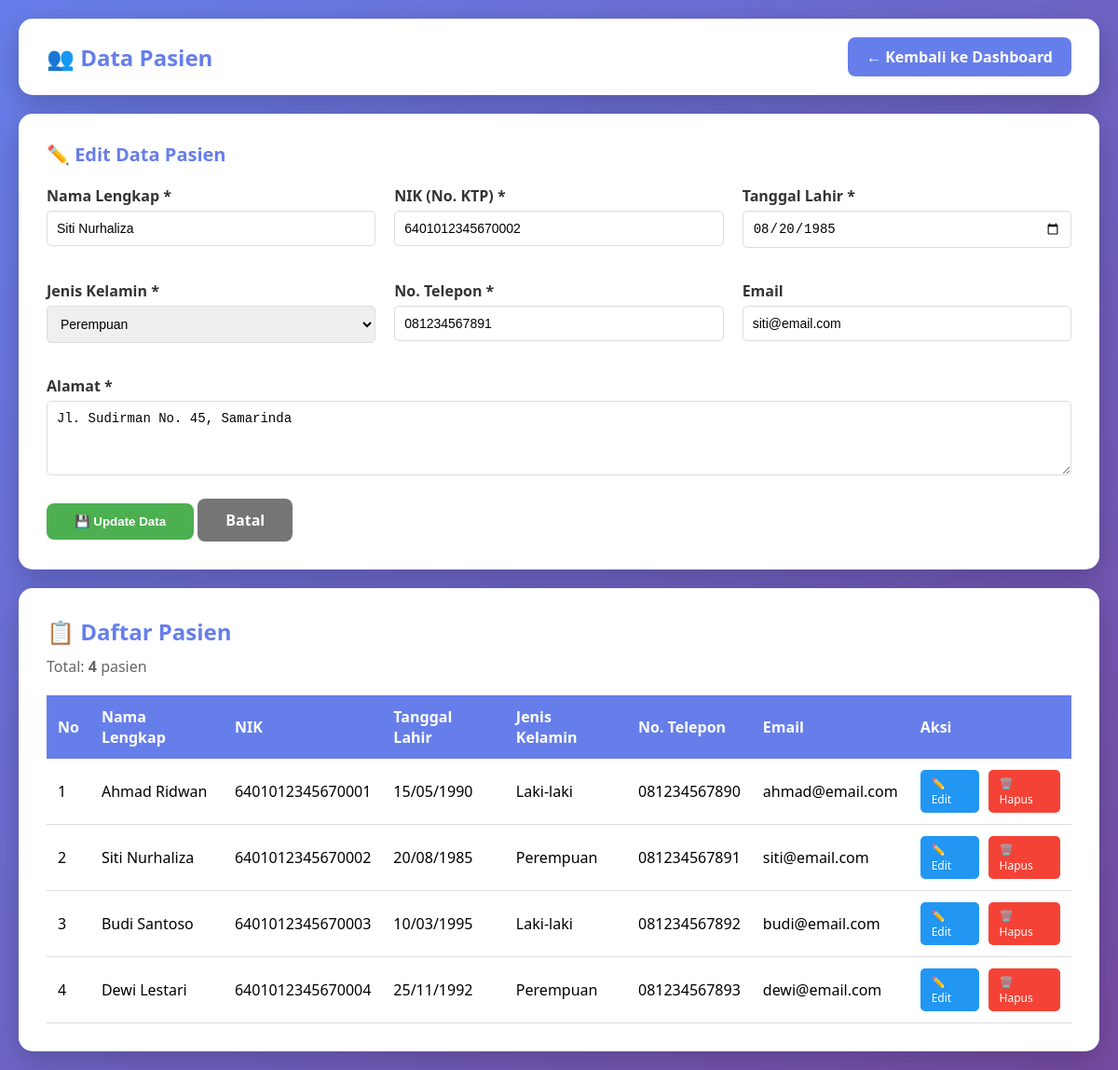
/pasien.php?edit=2 (signed in), run on the app's committed database.
### tables this page shows
CREATE TABLE pasien (
    id INT AUTO_INCREMENT PRIMARY KEY,
    nama_lengkap VARCHAR(100) NOT NULL,
    nik VARCHAR(16) NOT NULL UNIQUE,
    tanggal_lahir DATE NOT NULL,
    jenis_kelamin ENUM('Laki-laki', 'Perempuan') NOT NULL,
    alamat TEXT NOT NULL,
    no_telepon VARCHAR(15) NOT NULL,
    email VARCHAR(100),
    created_at TIMESTAMP DEFAULT CURRENT_TIMESTAMP,
    updated_at TIMESTAMP DEFAULT CURRENT_TIMESTAMP ON UPDATE CURRENT_TIMESTAMP
);

### koneksi.php (called while the page is built, shortened)
<?php
$servername = "localhost";
$username = "root";
$password = "";
$dbname = "klinik_Sehat";
$conn = new mysqli($servername, $username, $password, $dbname);
mysqli_set_charset($conn, "utf8");
function clean_input($data) {
    global $conn;
    $data = trim($data);
    $data = stripslashes($data);
    $data = htmlspecialchars($data);
    $data = mysqli_real_escape_string($conn, $data);
    return $data;
}
?>

### pasien.php (the view, shortened to what this page needs)
<?php
require_once 'koneksi.php';
$edit_data = null;
if (isset($_GET['edit'])) {
    $edit_id = clean_input($_GET['edit']);
    $edit_query = "SELECT * FROM pasien WHERE id = '$edit_id' LIMIT 1";
    $edit_result = mysqli_query($conn, $edit_query);
    $edit_data = mysqli_fetch_assoc($edit_result);
}
$query = "SELECT * FROM pasien ORDER BY created_at DESC";
$result = mysqli_query($conn, $query);
?>
<!DOCTYPE html>
<html lang="id">
<head>
</head>
<body>
    <div class="container">
        <div class="header">
            <h1>👥 Data Pasien</h1>
            <a href="dashboard.php" class="back-btn">← Kembali ke Dashboard</a>
        </div>
        <div class="form-section">
            <h2><?php echo $edit_data ? '✏️ Edit Data Pasien' : '➕ Tambah Data Pasien'; ?></h2>
            <form method="POST" action="pasien.php">
                <div class="form-grid">
                    <div class="form-group">
                        <label>Nama Lengkap *</label>
                        <input type="text" name="nama_lengkap" value="<?php echo $edit_data['nama_lengkap'] ?? ''; ?>" required>
                    </div>
                    <div class="form-group">
                        <label>NIK (No. KTP) *</label>
                        <input type="text" name="nik" value="<?php echo $edit_data['nik'] ?? ''; ?>" maxlength="16" required>
                    </div>
                    <div class="form-group">
                        <label>Tanggal Lahir *</label>
                        <input type="date" name="tanggal_lahir" value="<?php echo $edit_data['tanggal_lahir'] ?? ''; ?>" required>
                    </div>
                    <div class="form-group">
                        <label>Jenis Kelamin *</label>
                        <select name="jenis_kelamin" required>
                            <option value="Perempuan" <?php echo ($edit_data['jenis_kelamin'] ?? '') == 'Perempuan' ? 'selected' : ''; ?>>Perempuan</option>
                        </select>
                    </div>
                    <div class="form-group">
                        <label>No. Telepon *</label>
                        <input type="text" name="no_telepon" value="<?php echo $edit_data['no_telepon'] ?? ''; ?>" required>
                    </div>
                    <div class="form-group">
                        <label>Email</label>
                        <input type="email" name="email" value="<?php echo $edit_data['email'] ?? ''; ?>">
                    </div>
                </div>
                <div class="form-group" style="margin-top: 20px;">
                    <label>Alamat *</label>
                    <textarea name="alamat" required><?php echo $edit_data['alamat'] ?? ''; ?></textarea>
                </div>
                <div style="margin-top: 20px;">
                    <button type="submit" class="btn btn-primary">
                        <?php echo $edit_data ? '💾 Update Data' : '➕ Tambah Data'; ?>
                    </button>
                    <?php if ($edit_data): ?>
                        <a href="pasien.php" class="btn btn-secondary">Batal</a>
                    <?php endif; ?>
                </div>
            </form>
        </div>
        <div class="table-section">
            <h2 style="color: #667eea; margin-bottom: 10px;">📋 Daftar Pasien</h2>
            <p style="color: #666; margin-bottom: 20px;">Total: <strong><?php echo mysqli_num_rows($result); ?></strong> pasien</p>
            <table>
                <thead>
                    <tr>
                        <th>No</th>
                        <th>Nama Lengkap</th>
                        <th>NIK</th>
                        <th>Tanggal Lahir</th>
                        <th>Jenis Kelamin</th>
                        <th>No. Telepon</th>
                        <th>Email</th>
                        <th>Aksi</th>
                    </tr>
                </thead>
                <tbody>
                    <?php
                    $no = 1;
                    while ($row = mysqli_fetch_assoc($result)):
                    ?>
                    <tr>
                        <td><?php echo $no++; ?></td>
                        <td><?php echo htmlspecialchars($row['nama_lengkap']); ?></td>
                        <td><?php echo htmlspecialchars($row['nik']); ?></td>
                        <td><?php echo date('d/m/Y', strtotime($row['tanggal_lahir'])); ?></td>
                        <td><?php echo htmlspecialchars($row['jenis_kelamin']); ?></td>
                        <td><?php echo htmlspecialchars($row['no_telepon']); ?></td>
                        <td><?php echo htmlspecialchars($row['email']); ?></td>
                        <td>
                            <div class="action-buttons">
                                <a href="pasien.php?edit=<?php echo $row['id']; ?>" class="btn-edit">✏️ Edit</a>
                                <a href="pasien.php?delete=<?php echo $row['id']; ?>"
                                   class="btn-delete"
                                   onclick="return confirm('Yakin ingin menghapus data <?php echo htmlspecialchars($row['nama_lengkap']); ?>?')">
                                   🗑️ Hapus
                                </a>
                            </div>
                        </td>
                    </tr>
                    <?php endwhile; ?>
                </tbody>
            </table>
        </div>
    </div>
</body>
</html>

### pasien.php (style rules this page uses)
* { margin: 0; padding: 0; box-sizing: border-box; }
body { font-family: 'Segoe UI', Tahoma, Geneva, Verdana, sans-serif; background: linear-gradient(135deg, #667eea 0%, #764ba2 100%); min-height: 100vh; padding: 20px; }
.container { max-width: 1400px; margin: 0 auto; }
.header { background: white; border-radius: 15px; padding: 20px 30px; margin-bottom: 20px; box-shadow: 0 10px 30px rgba(0,0,0,0.2); display: flex; justify-content: space-between; align-items: center; }
.header h1 { color: #667eea; font-size: 24px; }
.back-btn { background: #667eea; color: white; padding: 10px 20px; border-radius: 8px; text-decoration: none; font-weight: bold; transition: all 0.3s; }
.form-section { background: white; border-radius: 15px; padding: 30px; margin-bottom: 20px; box-shadow: 0 10px 30px rgba(0,0,0,0.2); }
.form-section h2 { color: #667eea; margin-bottom: 20px; font-size: 20px; }
.form-grid { display: grid; grid-template-columns: repeat(auto-fit, minmax(300px, 1fr)); gap: 20px; }
.form-group { margin-bottom: 15px; }
.form-group label { display: block; margin-bottom: 5px; font-weight: bold; color: #333; }
.form-group input, .form-group select, .form-group textarea { width: 100%; padding: 10px; border: 1px solid #ddd; border-radius: 5px; font-size: 14px; }
.form-group textarea { resize: vertical; min-height: 80px; }
.btn { padding: 12px 30px; border: none; border-radius: 8px; font-weight: bold; cursor: pointer; transition: all 0.3s; text-decoration: none; display: inline-block; }
.btn-primary { background: #4CAF50; color: white; }
.btn-secondary { background: #757575; color: white; }
.table-section { background: white; border-radius: 15px; padding: 30px; box-shadow: 0 10px 30px rgba(0,0,0,0.2); overflow-x: auto; }
table { width: 100%; border-collapse: collapse; margin-top: 20px; }
th { background: #667eea; color: white; padding: 12px; text-align: left; font-weight: bold; }
td { padding: 12px; border-bottom: 1px solid #ddd; }
.action-buttons { display: flex; gap: 10px; }
.btn-edit { background: #2196F3; color: white; padding: 6px 12px; border-radius: 5px; text-decoration: none; font-size: 12px; }
.btn-delete { background: #f44336; color: white; padding: 6px 12px; border-radius: 5px; text-decoration: none; font-size: 12px; }

### data on the page
pasien: nama_lengkap "Siti Nurhaliza", nik "6401012345670002", tanggal_lahir "08/20/1985", jenis_kelamin "Perempuan", no_telepon "081234567891", email "siti@email.com", alamat "Jl. Sudirman No. 45, Samarinda", tanggal_lahir "20/08/1985"
pasien: nama_lengkap "Ahmad Ridwan", nik "6401012345670001", tanggal_lahir "15/05/1990", jenis_kelamin "Laki-laki", no_telepon "081234567890", email "ahmad@email.com"
pasien: nama_lengkap "Budi Santoso", nik "6401012345670003", tanggal_lahir "10/03/1995", jenis_kelamin "Laki-laki", no_telepon "081234567892", email "budi@email.com"
pasien: nama_lengkap "Dewi Lestari", nik "6401012345670004", tanggal_lahir "25/11/1992", jenis_kelamin "Perempuan", no_telepon "081234567893", email "dewi@email.com"

### other printed values
mysqli_num_rows($result) "4"
